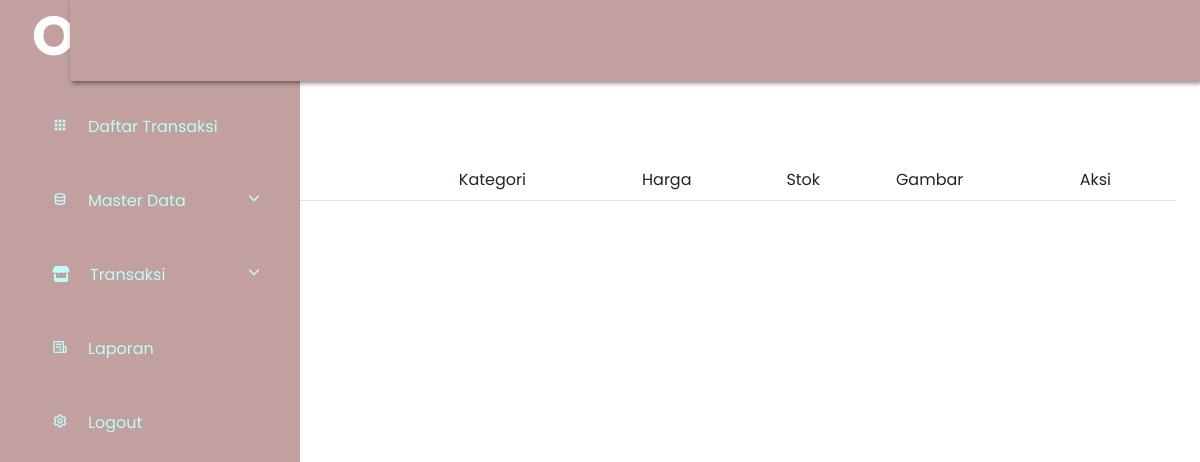
/admin/home.php?halaman=menu, run on an earlier commit of the app's database.
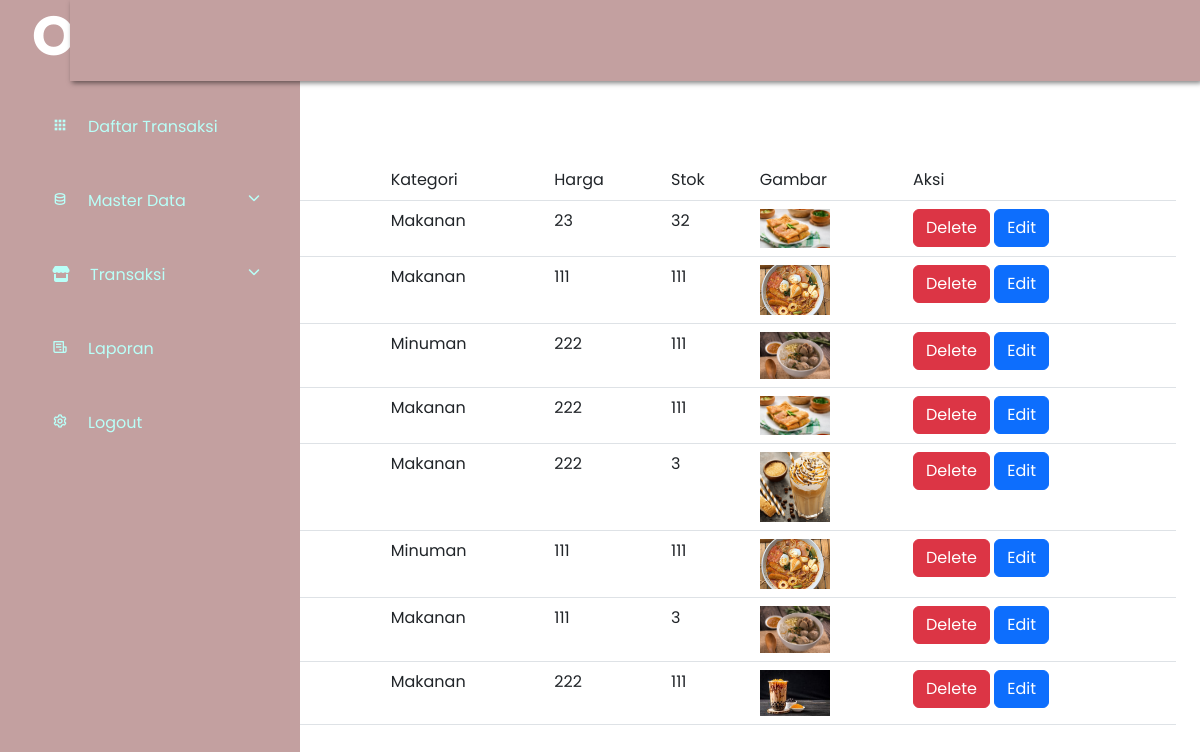
And on a later commit of the database.
### tables this page shows
CREATE TABLE `menus` (
  `id` int(11) NOT NULL,
  `nama_menu` varchar(100) NOT NULL,
  `harga` int(100) NOT NULL,
  `gambar` text NOT NULL,
  `stock` int(11) NOT NULL,
  `kategori_id` int(11) NOT NULL
);

CREATE TABLE `kategoris` (
  `id` int(11) NOT NULL,
  `nama` varchar(100) NOT NULL
);

### admin/menu.php (the view, shortened to what this page needs)
<a href="home.php?halaman=menu-add">
    <button type="submit" class="btn btn-secondary" style=" margin-top: 50px; ">
    </button>
</a>
<table class="table mt-4">
    <tr>
        <td>No</td>
        <td>Nama Produk</td>
        <td>Kategori</td>
        <td>Harga</td>
        <td>Stok</td>
        <td>Gambar</td>
        <td>Aksi</td>
    </tr>
    <?php
    $sql = "SELECT * FROM kategoris
    INNER JOIN menus
    ON kategoris.id = menus.kategori_id  ";
    $result = $conn->query($sql);
    $no = 1;
    while ($row=$result->fetch_assoc()){
    ?>
        <tr>
            <td><?php echo $no++ ?></td>
            <td><?php echo $row["nama_menu"]?></td>
            <td><?php echo $row["nama"]?></td>
            <td><?php echo $row["harga"]?></td>
            <td><?php echo $row["stock"]?></td>
            <td><img width="70" src="../image/<?php echo $row["gambar"]?>" alt=""></td>
            <td>
                <a href="home.php?halaman=delete&id=<?php echo $row['id']?>"><button type="submit" class="btn btn-danger">Delete</button></a>
                <a href="home.php?halaman=menu-edit&id=<?php echo $row['id']?>"><button class="btn btn-primary">Edit</button></a>
            </td>
        </tr>
    <?php
    }
    ?>
</table>

### bot.php (shortened to what this page needs)
<!doctype html>
<html lang="en">
    <head>
        <link rel="stylesheet" href="https://maxst.icons8.com/vue-static/landings/line-awesome/line-awesome/1.3.0/css/line-awesome.min.css" />
        <link rel="stylesheet" href="https://cdnjs.cloudflare.com/ajax/libs/font-awesome/6.2.0/css/all.min.css" />
        <link href='https://unpkg.com/boxicons@2.1.3/css/boxicons.min.css' rel='stylesheet'>
        <link href="https://cdn.jsdelivr.net/npm/bootstrap@5.3.0-alpha1/dist/css/bootstrap.min.css" rel="stylesheet">
        <link rel="stylesheet" href="style.css">
        <link href="dist/css/bootstrap.min.css" rel="stylesheet">
  </head>
  <body>
  </body>
</html>

### admin/home.php (shortened to what this page needs)
<?php
	include "../koneksi.php";
	include "../bot.php";
?>
<link rel="stylesheet" href="../style.css">
		<div class="sidebar">
			<div class="sidebar-brand">
			    	<h2><span>Oresto</span></h2>
			</div>
			<div class="sidebar-menu" id="body">
				<li class="item">
					<a href="home.php?halaman=pesanan" class="menu-btn"><i class='bx bxs-grid' ></i><span>Daftar Transaksi</span> </a>
				</li>
				<li class="item" id="data">
					<a href="#data" class="menu-btn">
					<i class='bx bx-data'></i><span>Master Data<i class="fas fa-chevron-down drop-down"></i></span>
					</a>
				</li>
				<li class="item" id="transaksi">
					<a href="#transaksi" class="menu-btn">
						<i class="fa-solid  fa-store"></i><span>Transaksi<i class="fas fa-chevron-down drop-down"></i></span>
					</a>
				</li>
				<li class="item" id="">
					<a href="home.php?halaman=laporan" class="menu-btn">
						<i class='bx bx-receipt' ></i><span>Laporan</span>
					</a>
				</li>
				<li class="item" id="">
					<a href="../proses_logout.php" class="menu-btn">
						<i class='bx bx-cog'></i><span>Logout</span>
					</a>
				</li>
			</div>
		</div>
		<div class="maint-content p-4">
			<header>
				<h2>
					<label for="nav-toggle">
						<span class="las la-bars"></span>
					</label>
				</h2>
			</header>
			<?php
			if (isset($_GET['halaman'])){
				$page = $_GET['halaman'];
				switch ($page) {
					case 'menu':
						include "menu.php";
						break;
				}
			}else{
				include "pesanan.php";
			}
			?>
		</div>

### style.css (style rules this page uses)
h2 { font-family: "Poppins", sans-serif; font-style: normal; font-weight: 700; font-size: 32px; line-height: 39px; }
* { padding: 0; margin: 0; box-sizing: border-box; list-style-type: none; text-decoration: none; font-family: "Poppins", sans-serif; }
.sidebar { width: 250px; position: fixed; left: 0; top: 0; height: 100%; background: #c3a0a0; z-index: 100; transition: width 300ms; }
.sidebar-brand { height: 90px; padding: 1rem 0rem 1rem 2rem; color: #fff; }
.sidebar-brand span { display: inline-block; text-align: center; font-size: 55px; }
.sidebar .sidebar-menu .item .menu-btn { display: block; color: #b9fff8; position: relative; padding: 25px 20px; text-decoration: none; }
.sidebar .sidebar-menu .item .menu-btn i { margin-right: 20px; }
.sidebar .sidebar-menu .item .menu-btn .drop-down { float: right; font-size: 12px; margin-top: 3px; }
.maint-content { transition: margin-left 300ms; margin-left: 250px; }
header { background: #fff; display: flex; justify-content: space-between; padding: 1rem 1.5rem; box-shadow: 2px 2px 5px rgba(0, 0, 0, 0.5); position: fixed; left: 250px; width: calc(100% - 250px); top: 0; z-index: 100; background: #c3a0a0; }
header h2 { color: #b9fff8; }
header label span { font-size: 1.7rem; padding-right: 1rem; }
@media only screen and (max-width: 1200px) { .sidebar { width: 70px; } }
@media only screen and (max-width: 1200px) { .sidebar .sidebar-brand, .sidebar li { padding-left: 1rem; text-align: center; } }
@media only screen and (max-width: 1200px) { .sidebar li a { padding-left: 0rem; } }
@media only screen and (max-width: 1200px) { .sidebar .sidebar-brand h2 span:last-child, .sidebar li a span:last-child { display: none; } }
@media only screen and (max-width: 1200px) { .maint-content { margin-left: 70px; } }
@media only screen and (max-width: 1200px) { .maint-content header { width: calc(100% - 70px); left: 70px; } }

What changed in the data, as far as the page shows it:
added menus: kategori.nama "Makanan", harga "23", stock "32", gambar (picture)
added menus: kategori.nama "Makanan", harga "111", stock "111", gambar (picture)
added menus: kategori.nama "Minuman", harga "222", stock "111", gambar (picture)
added menus: kategori.nama "Makanan", harga "222", stock "111", gambar (picture)
added menus: kategori.nama "Makanan", harga "222", stock "3", gambar (picture)
added menus: kategori.nama "Minuman", harga "111", stock "111", gambar (picture)
added menus: kategori.nama "Makanan", harga "111", stock "3", gambar (picture)
added menus: kategori.nama "Makanan", harga "222", stock "111", gambar (picture)
